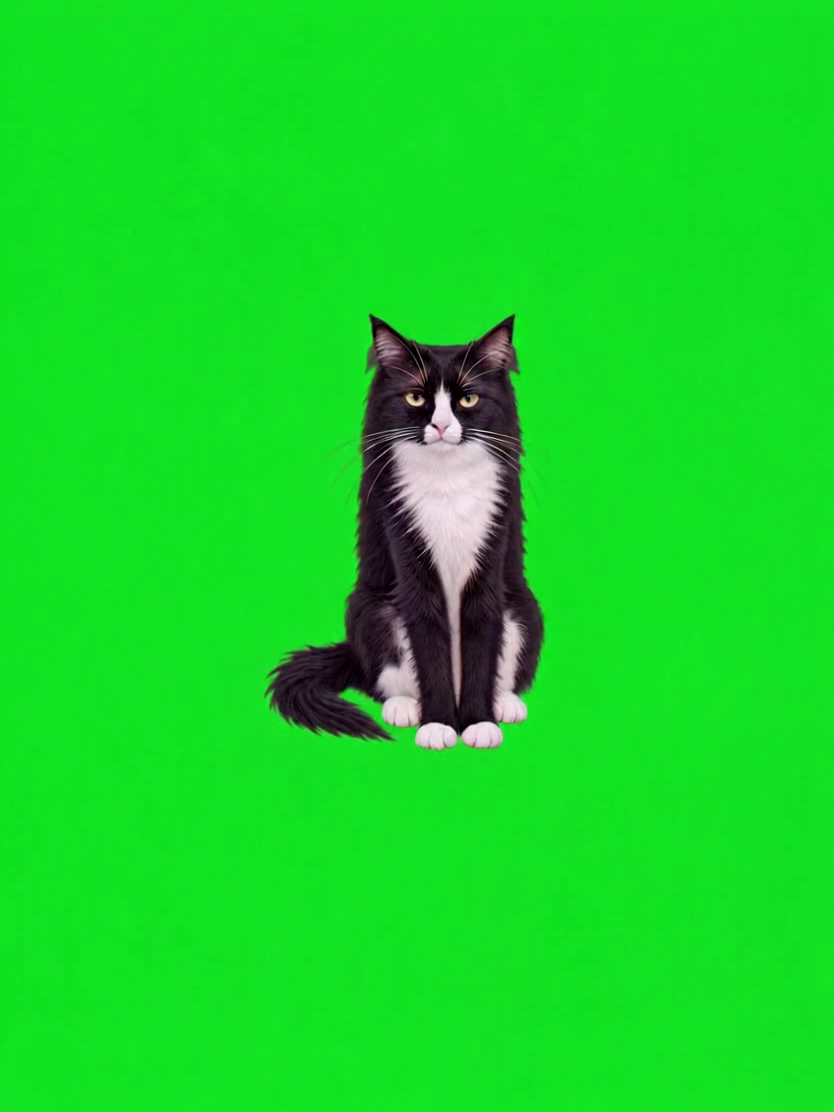
#> input picture frame 19 of source/images/video/groom.mp4, 834 x 1112 px, given in place of thinking_enter.mp4, which was not available
$ python import_thinking.py
#> lines starting #> are read from the running program, lines starting #| are printed output that depends on the picture; after the words box and inside, x2 and y2 are one past the last pixel; in counts of white or black regions, pixels touching at a corner belong together
#> further down, bgr is the input picture: shape (1112, 834, 3); mean B, G, R 38.3, 214.4, 23.5
### source/video_matte.py
import cv2,numpy as np
from PIL import Image

def chroma_matte(rgb):
 h,w=rgb.shape[:2];c=rgb.astype(float);r,g,b=c.transpose(2,0,1)
 pure=(g>80)&((g-np.maximum(r,b))>.65*g)
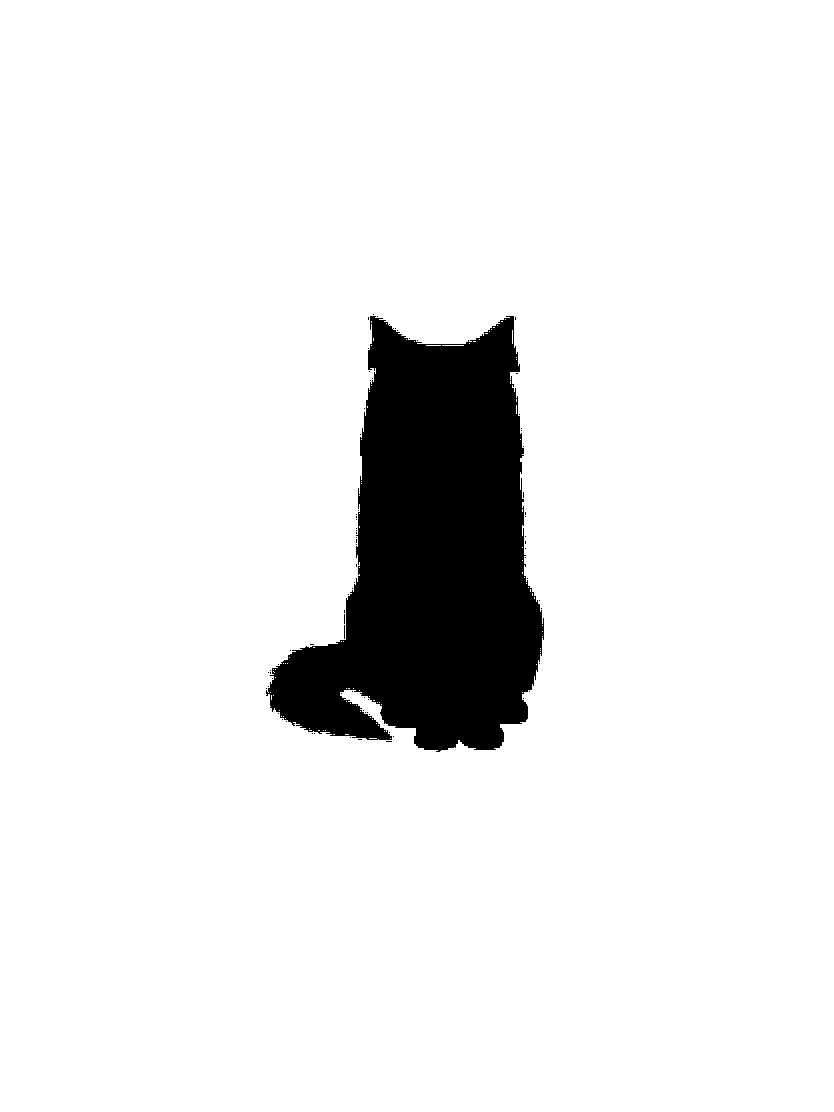
#> pure: shape (1112, 834) bool; 92% white; 77 black regions (76 under 20 px), largest, box (x1, y1, x2, y2) and area: (266, 316, 544, 752) 73696
 # Estimate the green plate from visible background at both sides for each row.
 values=[]
 for lo,hi in [(0,round(w*.10)),(round(w*.90),w)]:
  rows=np.array([np.median(c[y,lo:hi][pure[y,lo:hi]],axis=0) if pure[y,lo:hi].any() else [np.nan]*3 for y in range(h)])
  for channel in range(3):
   v=rows[:,channel];valid=np.isfinite(v)
   assert valid.any(), 'No green plate samples'
   rows[:,channel]=np.interp(np.arange(h),np.where(valid)[0],v[valid])
  values.append(cv2.GaussianBlur(rows,(1,9),2))
#> after the loop, values = 2 items
 x=np.linspace(0,1,w)[None,:,None];background=values[0][:,None,:]*(1-x)+values[1][:,None,:]*x
 plate=background[...,1]-np.maximum(background[...,0],background[...,2])
 dominance=np.maximum(0,g-np.maximum(r,b))
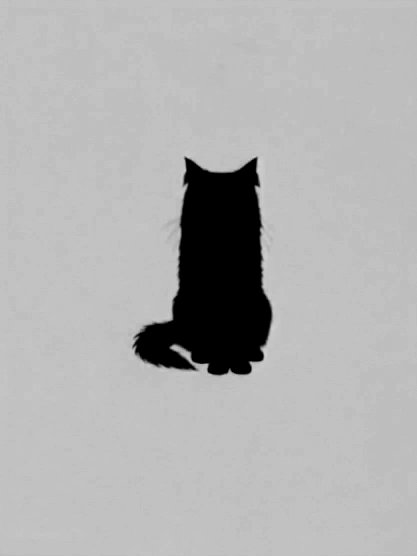
#> dominance: shape (1112, 834) float64 (shown at 1/2 size); min 0, max 210, mean 176.7
 alpha=np.clip(1-dominance/np.maximum(plate,80),0,1)
 # Codec background noise is not a hair; suppress only near-empty alpha.
 alpha=np.clip((alpha-.025)/.975,0,1)
 rough=(alpha>.20).astype('uint8')
#> rough: shape (1112, 834); values 0 (black) and 1 (white), 8.2% white; 1 white region, box (x1, y1, x2, y2) and area: (264, 314, 546, 752) 75972
 n,labels,stats,_=cv2.connectedComponentsWithStats(rough)
#> n = 2; stats = [[0, 0, 834, 1112, 851436], [264, 314, 282, 438, 75972]]
 body=1+np.argmax(stats[1:,4]);mask=(labels==body).astype('uint8')
#> after `body = 1 + np.argmax(stats[1:, 4])`: body = 1
 mask=cv2.morphologyEx(mask,cv2.MORPH_CLOSE,np.ones((3,3),np.uint8))
#> mask: shape (1112, 834); values 0 (black) and 1 (white), 8.2% white; 1 white region, box (x1, y1, x2, y2) and area: (264, 314, 546, 752) 76012
 pad=np.pad(mask,1);cv2.floodFill(pad,None,(0,0),2);solid=(pad[1:-1,1:-1]!=2).astype('uint8')
 interior=cv2.erode(solid,np.ones((9,9),np.uint8)).astype(bool)&(alpha>.94)
#> interior: shape (1112, 834) bool; 7.4% white; 1 white region, box (x1, y1, x2, y2) and area: (274, 320, 542, 748) 68528
 # Preserve all interior colors exactly, including green eyes and black nasal skin.
 alpha[interior]=1
#> alpha: shape (1112, 834) float64; min 0, max 1, mean 0.0795
 # Keep fractional fine hairs connected to, or near, the full-cat silhouette.
 near=cv2.dilate(solid,np.ones((31,31),np.uint8)).astype(bool)
#> near: shape (1112, 834) bool; 10.9% white; 1 white region, box (x1, y1, x2, y2) and area: (249, 299, 561, 767) 101080
 alpha[~near]=0
#> alpha: shape (1112, 834) float64; min 0, max 1, mean 0.0794
 fg=c.copy();a=alpha[...,None]
 boundary=(alpha>0)&~interior
#> boundary: shape (1112, 834) bool; 1.4% white; 16 white regions (14 under 20 px), largest, box (x1, y1, x2, y2) and area: (254, 312, 548, 756) 13110, (536, 452, 541, 458) 30
 recovered=(c-(1-a)*background)/np.maximum(a,.025)
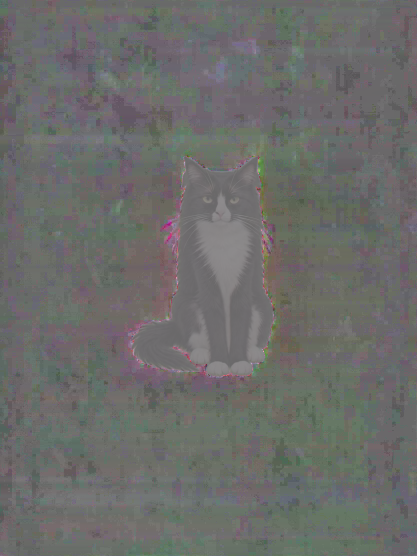
#> recovered: shape (1112, 834, 3) float64 (shown at 1/2 size); mean R, G, B 17.2, 21.3, 6.7; drawn with min black and max white
 fg[boundary]=np.clip(recovered[boundary],0,255)
 # Remove residual green screen spill only at the keyed boundary.
 fg[...,1][boundary]=np.minimum(fg[...,1][boundary],np.maximum(fg[...,0],fg[...,2])[boundary])
 return Image.fromarray(np.dstack((np.round(fg).astype('uint8'),np.round(alpha*255).astype('uint8'))))

### source/register_whole.py
"""Technical registration of entire RGBA drawings; never separates anatomy."""
import cv2,numpy as np
from PIL import Image

UPRIGHT_HEIGHT=166.0
UPRIGHT_GROUND=216.0

def upright_landmarks(im):
 """Measure upright sitting stature, ignoring transparent fringes and tail.

 Only for stationary upright seated actions, never a stride, crouch or stretch.
 White hind/ground paws locate the stance midpoint; a raised front paw does
 not determine the ground plane. Dense central alpha locates the ear crown.
 No facial pixels, including the nasal pigment, are edited independently.
 """
 a=np.array(im);h,w=a.shape[:2];yy,xx=np.mgrid[:h,:w]
 core=a[...,3]>180
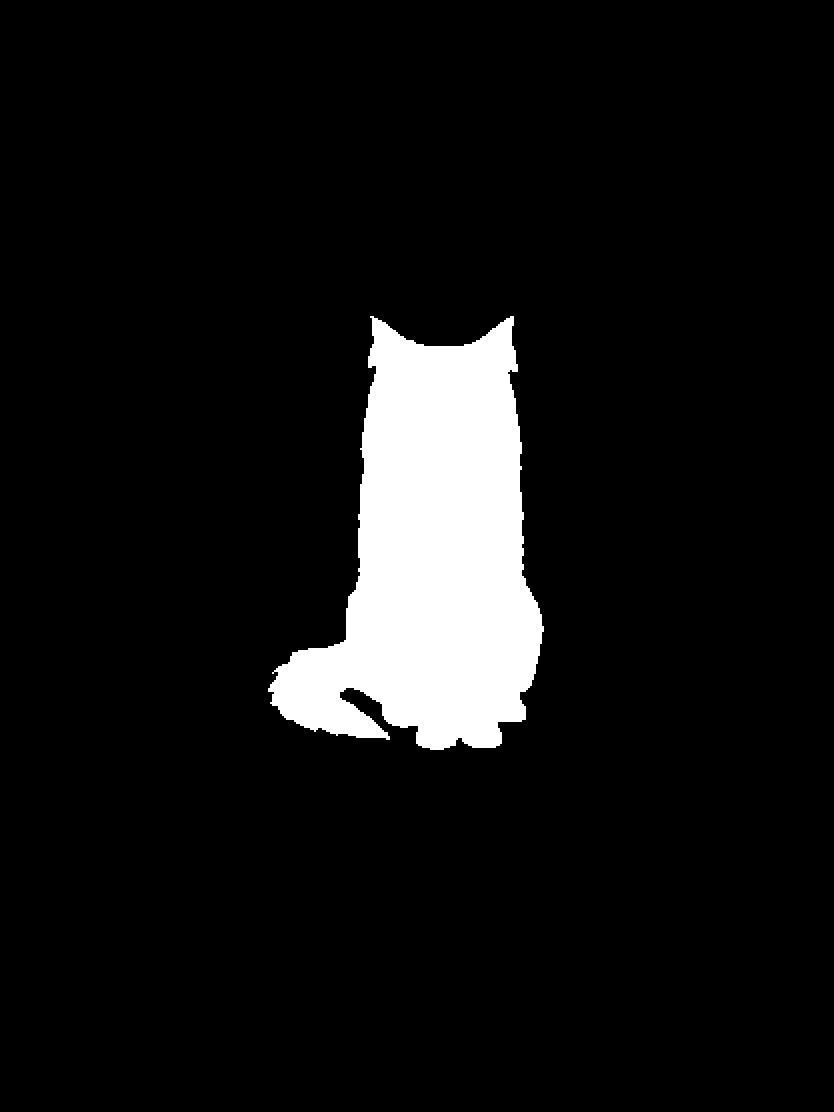
#> core: shape (1112, 834) bool; 7.8% white; 1 white region, box (x1, y1, x2, y2) and area: (268, 316, 544, 750) 71885
 white=(a[...,:3].min(axis=2)>145)&core&(yy>h*.76)
#> white: shape (1112, 834) bool; every value is 0
 ys,xs=np.where(white)
#> ys = empty array; xs = empty array
#> (the run stopped early here; a loop or call above may not have finished)

$ run again, starting later in the video
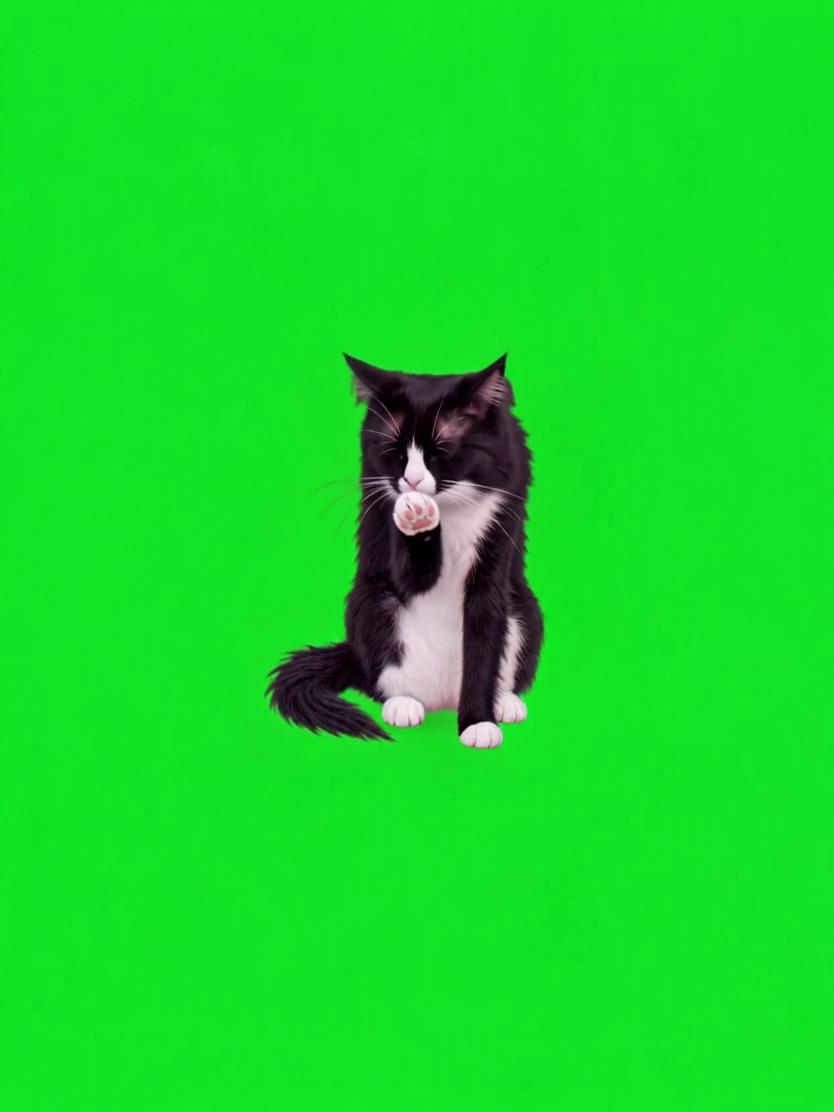
#> input picture frame 86 of source/images/video/groom.mp4, 834 x 1112 px, given in place of thinking_enter.mp4, which was not available
#> bgr is the input picture: shape (1112, 834, 3); mean B, G, R 39.1, 215.5, 22.5
#> in chroma_matte, `pure=(g>80)&((g-np.maximum(r,b))>.65*g)`:
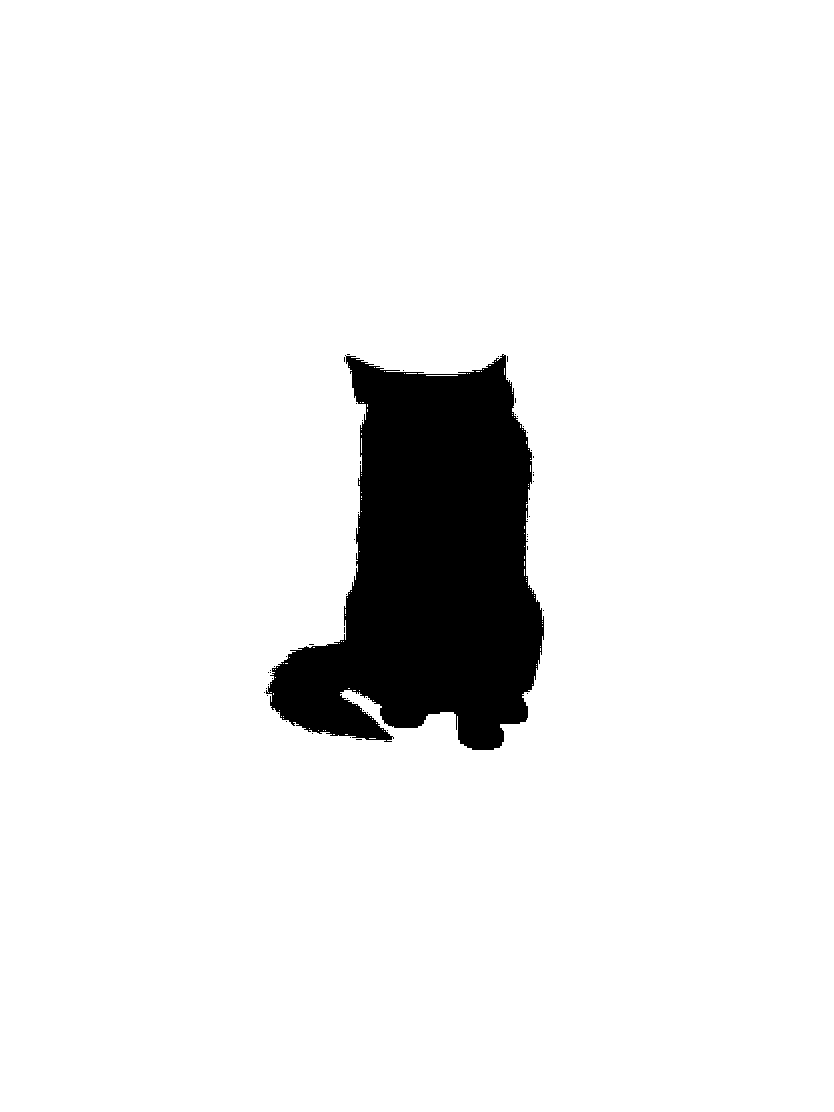
#> pure: shape (1112, 834) bool; 92.6% white; 57 black regions (56 under 20 px), largest, box (x1, y1, x2, y2) and area: (266, 354, 544, 750) 68642
#> after the loop in chroma_matte, `for lo,hi in [(0,round(w*.10)),(round(w*.90),w)]:`: values = 2 items
#> rough: shape (1112, 834); values 0 (black) and 1 (white), 7.7% white; 1 white region, box (x1, y1, x2, y2) and area: (264, 352, 546, 750) 71016
#> n = 2; stats = [[0, 0, 834, 1112, 856392], [264, 352, 282, 398, 71016]]
#> body = 1
#> mask: shape (1112, 834); values 0 (black) and 1 (white), 7.7% white; 1 white region, box (x1, y1, x2, y2) and area: (264, 352, 546, 750) 71056
#> pad: shape (1114, 836); values 0 (black) and 1 (white), 7.6% white; 1 white region, box (x1, y1, x2, y2) and area: (265, 353, 547, 751) 71056
#> interior: shape (1112, 834) bool; 6.9% white; 1 white region, box (x1, y1, x2, y2) and area: (274, 360, 542, 746) 63620
#> near: shape (1112, 834) bool; 10.3% white; 1 white region, box (x1, y1, x2, y2) and area: (249, 337, 561, 765) 95368
#> boundary: shape (1112, 834) bool; 1.5% white; 10 white regions (6 under 20 px), largest, box (x1, y1, x2, y2) and area: (256, 348, 548, 760) 13442, (256, 664, 266, 672) 60, (256, 656, 264, 664) 44, (384, 748, 392, 752) 32
#> in upright_landmarks, `core=a[...,3]>180`:
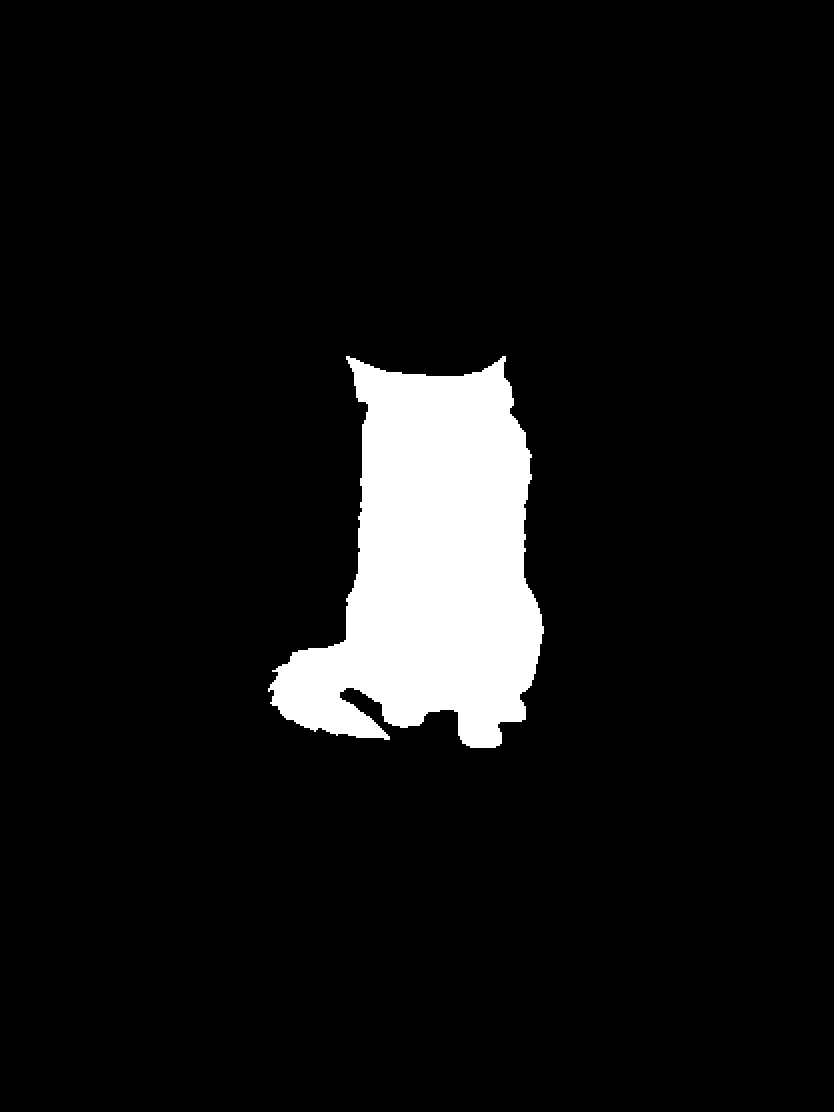
#> core: shape (1112, 834) bool; 7.2% white; 1 white region, box (x1, y1, x2, y2) and area: (268, 356, 544, 748) 66732
#> white: shape (1112, 834) bool; every value is 0
#> ys = empty array
